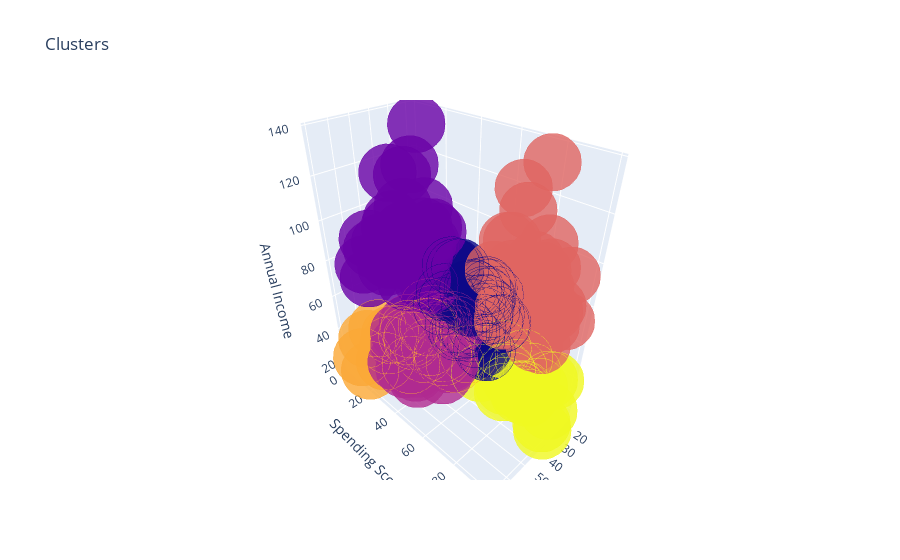

Notebook code cell kept with this figure:
### Code cell
algorithm = (KMeans(n_clusters = 6 ,init='k-means++', n_init = 10 ,max_iter=300, 
                        tol=0.0001,  random_state= 111  , algorithm='elkan') )
algorithm.fit(X)
labels3 = algorithm.labels_
centroids3 = algorithm.cluster_centers_

df['label3'] =  labels3
trace1 = go.Scatter3d(
    x= df['Age'],
    y= df['Spending Score (1-100)'],
    z= df['Annual Income (k$)'],
    mode='markers',
     marker=dict(
        color = df['label3'], 
        size= 20,
        line=dict(
            color= df['label3'],
            width= 12
        ),
        opacity=0.8
     )
)
data = [trace1]
layout = go.Layout(
#     margin=dict(
#         l=0,
#         r=0,
#         b=0,
#         t=0
#     )
    title= 'Clusters',
    scene = dict(
            xaxis = dict(title  = 'Age'),
            yaxis = dict(title  = 'Spending Score'),
            zaxis = dict(title  = 'Annual Income')
        )
)
fig = go.Figure(data=data, layout=layout)
py.offline.iplot(fig)

### Figure 1 — Plotly figure (JSON) as saved in the notebook; plotly's stock layout.template omitted (floating-point values rounded to 4 significant figures; data arrays with more than 128 entries replaced by an {"elided": "..."} marker saying what was removed)
{"data": [{"marker": {"color": {"elided": "200 int values"}, "line": {"color": {"elided": "200 int values"}, "width": 12}, "opacity": 0.8, "size": 20}, "mode": "markers", "type": "scatter3d", "x": {"elided": "200 int values"}, "y": {"elided": "200 int values"}, "z": {"elided": "200 int values"}}], "layout": {"scene": {"xaxis": {"title": {"text": "Age"}}, "yaxis": {"title": {"text": "Spending Score"}}, "zaxis": {"title": {"text": "Annual Income"}}}, "title": {"text": "Clusters"}}}
